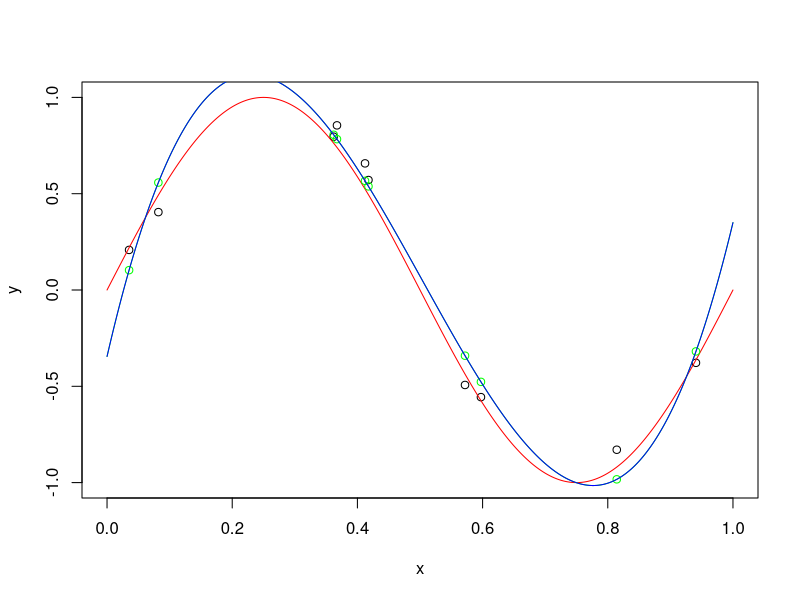
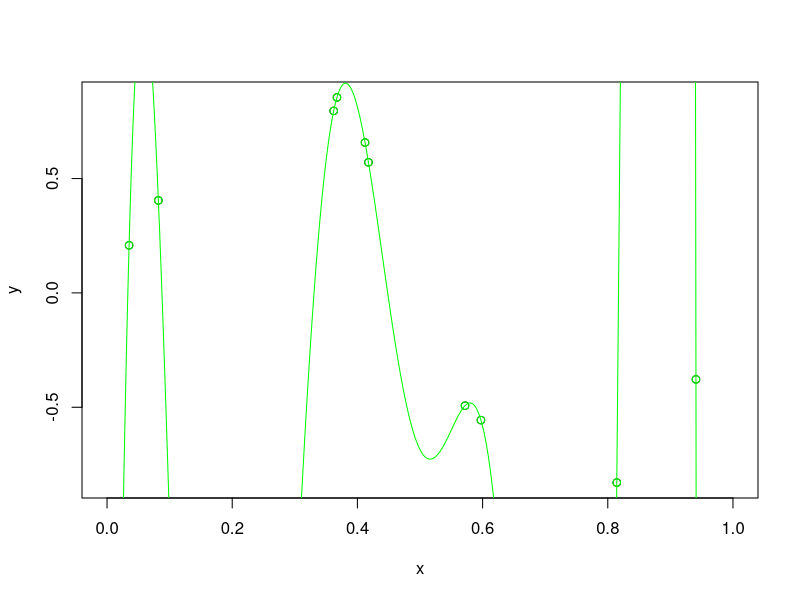

Reproduce these figures in R, in order.
# 生成10个 sin(2 pi x)，加上服从正态分布的随机抖动
x <- runif(10)
deltas <- rnorm(n = length(x), mean = 0, sd = 0.1)
y <- sin(2 * pi * x) + deltas
seq1000 <- seq(from = 0, to = 1, length.out = 1000)
plot(x = sort(x),y = y[order(x)],type = 'p', 
     xlab = 'x', ylab = 'y',
     xlim = c(0,1), ylim = c(min(y,-1.0), max(y,1.0)))
lines(x = seq1000, y = sin(2 * pi * seq1000),col='red')


# 通过多项式拟合
# 注意poly函数使用的是正交多项式！
mod <- lm(y~poly(x,3))  
mod2 <- lm(y~x + I(x^2) + I(x^3))
co <- as.vector(mod$coefficients)
co2 <- as.vector(mod2$coefficients)
yFit <- mod$fitted.values
yFit2 <- mod2$fitted.values
points(x = x,y = yFit, col = 'green')
lines(x = seq1000, y = predict(mod, data.frame(x=seq1000)), col = 'green')
lines(x = seq1000, col = 'blue',
      y = co2[1] + (co2[2] * seq1000) + 
        (co2[3] * (seq1000^2)) + (co2[4] * (seq1000^3)))
rms <- sum(mod2$residuals ^ 2)

# 查看过拟合
mod <- lm(y~poly(x,9))  
yFit <- mod$fitted.values
plot(x = sort(x),y = y[order(x)],type = 'p', 
     xlab = 'x', ylab = 'y',
     xlim = c(0,1), ylim = c(min(y,yFit), max(y,yFit)))
points(x = x,y = yFit, col = 'green')
lines(x = seq1000, y = predict(mod, data.frame(x=seq1000)), col = 'green')
rms <- sum(mod$residuals ^ 2)






